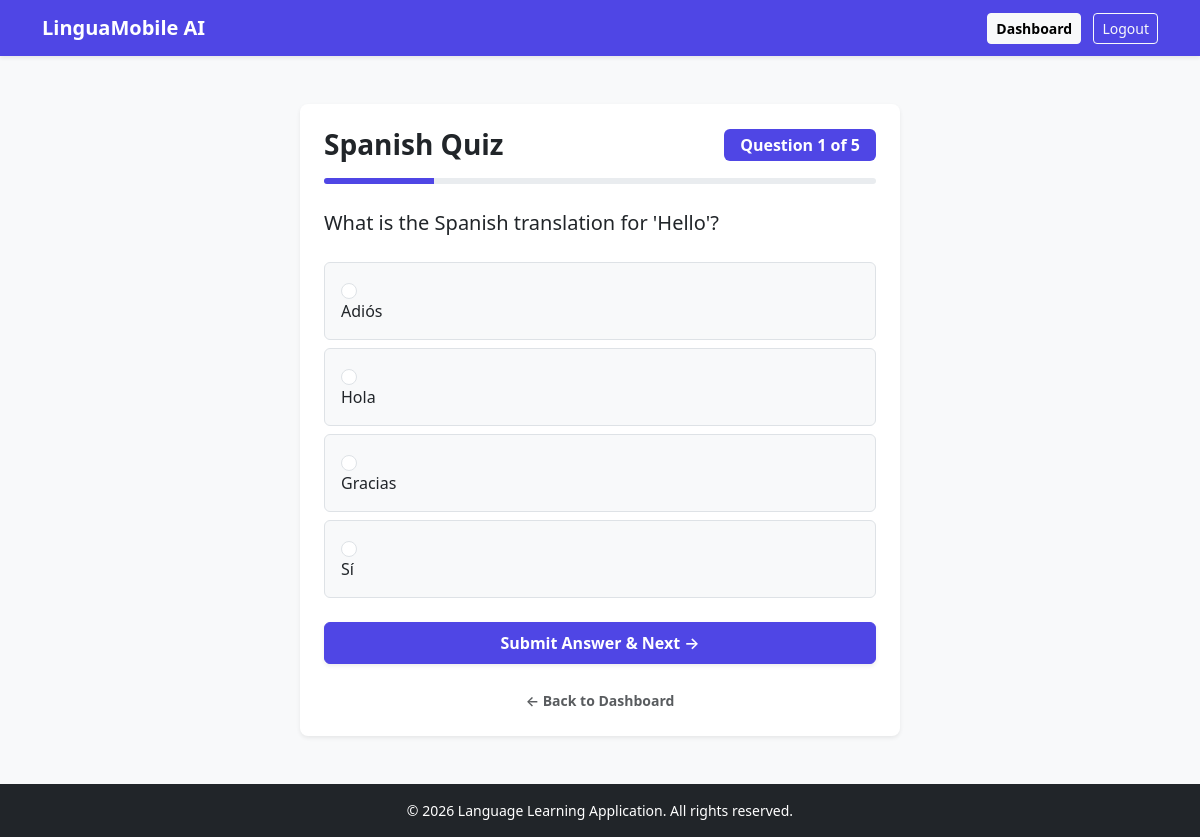
/quiz/2 (signed in), run on the app's committed database.
### tables this page shows
CREATE TABLE languages (
            id INTEGER PRIMARY KEY AUTOINCREMENT,
            name TEXT UNIQUE NOT NULL,
            code TEXT UNIQUE NOT NULL
        );

CREATE TABLE quiz (
            id INTEGER PRIMARY KEY AUTOINCREMENT,
            language_id INTEGER,
            question TEXT NOT NULL,
            option_a TEXT NOT NULL,
            option_b TEXT NOT NULL,
            option_c TEXT NOT NULL,
            option_d TEXT NOT NULL,
            answer TEXT NOT NULL,
            explanation TEXT NOT NULL,
            FOREIGN KEY (language_id) REFERENCES languages(id) ON DELETE CASCADE
        );

### app.py (the view, shortened to what this page needs)
@app.route('/quiz/<int:lang_id>', methods=['GET', 'POST'])
def quiz(lang_id):
    if 'user' not in session:
        return redirect(url_for('login'))
    if 'quiz_lang_id' not in session or session['quiz_lang_id'] != lang_id or 'quiz_questions' not in session:
        conn = get_db_connection()
        cursor = conn.cursor()
        cursor.execute("SELECT * FROM quiz WHERE language_id = ? LIMIT 50", (lang_id,))
        questions = cursor.fetchall()
        cursor.close()
        conn.close()
        if not questions:
            flash('No questions available for this language yet.', 'warning')
            return redirect(url_for('dashboard'))
        session['quiz_lang_id'] = lang_id
        session['quiz_questions'] = [q['id'] for q in questions]
        session['current_index'] = 0
        session['score'] = 0
        session['answers_history'] = []
    questions_ids = session['quiz_questions']
    current_index = session['current_index']
    if current_index >= len(questions_ids):
        return redirect(url_for('quiz_result'))
    current_q_id = questions_ids[current_index]
    conn = get_db_connection()
    cursor = conn.cursor()
    cursor.execute("SELECT * FROM quiz WHERE id = ?", (current_q_id,))
    quiz_data = cursor.fetchone()
    cursor.execute("SELECT * FROM languages WHERE id = ?", (lang_id,))
    language = cursor.fetchone()
    cursor.close()
    conn.close()
    return render_template('quiz.html', quiz=quiz_data, language=language, current_num=current_index + 1, total_num=len(questions_ids))

### app.py (called while the page is built)
def get_db_connection():
    conn = sqlite3.connect(DB_PATH)
    conn.row_factory = sqlite3.Row
    return conn

### templates/quiz.html
{% extends "base.html" %}
{% block content %}
<div class="card shadow-sm mx-auto p-4 border-0 rounded-3" style="max-width: 600px;">
    <div class="d-flex justify-content-between align-items-center mb-3">
        <h3 class="fw-bold text-dark mb-0">{{ language.name }} Quiz</h3>
        <span class="badge px-3 py-2 fs-6 text-white" style="background-color: #4f46e5;">Question {{ current_num }} of {{ total_num }}</span>
    </div>
    <div class="progress mb-4" style="height: 6px;">
        <div class="progress-bar" role="progressbar" style="width: {{ (current_num / total_num) * 100 }}%; background-color: #4f46e5;" aria-valuenow="{{ current_num }}" aria-valuemin="0" aria-valuemax="{{ total_num }}"></div>
    </div>
    <form method="POST">
        <p class="fs-5 fw-medium text-dark mb-4">{{ quiz.question }}</p>
        <div class="form-check p-3 mb-2 border rounded bg-light">
            <input class="form-check-input ms-0 me-2" type="radio" name="option" value="{{ quiz.option_a }}" id="opt1" required>
            <label class="form-check-label w-100 cursor-pointer" for="opt1">{{ quiz.option_a }}</label>
        </div>
        <div class="form-check p-3 mb-2 border rounded bg-light">
            <input class="form-check-input ms-0 me-2" type="radio" name="option" value="{{ quiz.option_b }}" id="opt2">
            <label class="form-check-label w-100 cursor-pointer" for="opt2">{{ quiz.option_b }}</label>
        </div>
        <div class="form-check p-3 mb-2 border rounded bg-light">
            <input class="form-check-input ms-0 me-2" type="radio" name="option" value="{{ quiz.option_c }}" id="opt3">
            <label class="form-check-label w-100 cursor-pointer" for="opt3">{{ quiz.option_c }}</label>
        </div>
        <div class="form-check p-3 mb-4 border rounded bg-light">
            <input class="form-check-input ms-0 me-2" type="radio" name="option" value="{{ quiz.option_d }}" id="opt4">
            <label class="form-check-label w-100 cursor-pointer" for="opt4">{{ quiz.option_d }}</label>
        </div>
        <button type="submit" class="btn text-white w-100 py-2 fw-semibold shadow-sm" style="background-color: #4f46e5; border-color: #4f46e5;">Submit Answer & Next →</button>
    </form>
    <div class="mt-4 text-center">
        <a href="{{ url_for('dashboard') }}" class="text-decoration-none small fw-semibold text-muted">← Back to Dashboard</a>
    </div>
</div>
{% endblock %}

### data on the page
languages: name "Spanish"
quiz: question "What is the Spanish translation for 'Hello'?", option_a "Adiós", option_b "Hola", option_c "Gracias", option_d "Sí"

### other printed values
{{ current_num }} "1"
{{ total_num }} "5"
